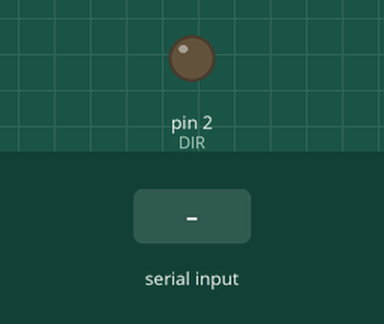
The sketch below on a simulated Arduino Uno, built with avr-gcc and run on an emulated ATmega328P. Shown: output pins drawn as LEDs (lit = HIGH). The inputs (shaded band) are chosen by the test bench. What the sketch prints to the serial monitor is not drawn.

Above: at 1.2 s.
1.3 s: "1" received over the second serial link
Timing chart, 0 to 4.9 s (numbered marks = the images above; inputs shaded):
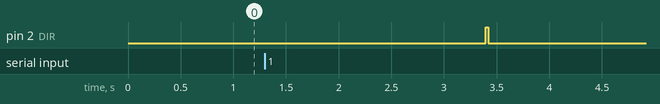

Measured:
- after the input at 1.3 s, pin 2 (DIR): LOW → HIGH after 2.1 s, → LOW 0.02 s later

The sketch:

ex12_rs485_no2_sw_serial.ino
```cpp
/* DÉCIMO SEGUNDO EXEMPLO (COMUNICAÇÃO SERIAL RS-485 COM ARDUINO UNO - ESCRAVO / NÓ 2)
   DANIEL RODRIGUES DE SOUSA 25/10/2019 */

/*
 *    CONFIGURAÇÃO DE PINOS:
 *
 *    ARDUINO UNO --->  MAX485 (OU SIMILARES - VER DATASHEET)
 *
 *        ESCRAVO          MAX485
 *    PINO (FUNÇÃO)     PINO (FUNÇÃO)
 *    3 (SW RX)   <---  1 (RO)
 *    4 (SW TX)   --->  4 (DI)
 *    2 (DIR)     --->  2 (RE) + 3 (DE)
 *
 *    OUTROS PINOS DO MAX485
 *
 *    VCC         --->  8
 *    B           <-->  7  (INSERIR RESISTOR DE 120 OHMS
 *    A           <-->  6   ENTRE PINOS 6 E 7)
 *    GND         --->  5
 *
 */

#include <SoftwareSerial.h>  // Inclui a biblioteca SoftwareSerial para emulação de porta serial via software

#define DIR   2    // Definição do pino de controle de direção (RE/DE) do transceptor MAX485
#define TEMPO 200  // Define o multiplicador de tempo para timeout de recepção (200 x 10 ms = 2000 ms)

SoftwareSerial SoftSerial(3, 4);  // Instancia a porta serial por software nos pinos 3 (RX) e 4 (TX)

String buffer_tmp = "";  // Buffer temporário para armazenar as mensagens recebidas

unsigned long int tempo_atual;  // Armazena o tempo atual do sistema em milissegundos
unsigned long int tempo_10ms;   // Temporizador de referência para base de tempo de 10 ms

unsigned int timeout;  // Contador regressivo para validação do fim de recepção da mensagem
bool flag_timeout;     // Flag indicativa de recepção pendente pela porta serial por software (RS-485)

void setup() {
  pinMode(DIR, OUTPUT);         // Configura o pino de controle de direção do MAX485 como saída
  digitalWrite(DIR, LOW);       // Inicializa o transceptor MAX485 em modo de recepção (LOW)

  SoftSerial.begin(4800);       // Inicializa a comunicação serial por software com taxa de 4800 bps
  SoftSerial.setTimeout(100);   // Configura o tempo limite (timeout) de leitura da SoftSerial em 100 ms

  Serial.begin(9600);           // Inicializa a comunicação serial por hardware (USB) com taxa de 9600 bps
  Serial.setTimeout(100);       // Configura o tempo limite (timeout) de leitura da Serial em 100 ms

  tempo_10ms   = millis();      // Carrega o instante inicial de referência no temporizador de 10 ms
  flag_timeout = 0;             // Inicializa a flag de timeout desativada
}

void loop() {
  if(SoftSerial.available() > 0)          // Verifica se há dados disponíveis na porta serial por software (MAX485)
  {
    buffer_tmp   = SoftSerial.readString();  // Lê a mensagem recebida do barramento RS-485
    timeout      = TEMPO;                    // Carrega o contador de timeout (2000 ms)
    flag_timeout = 1;                        // Sinaliza pendência de resposta pelo barramento RS-485
  }

  tempo_atual = millis();                 // Atualiza o tempo atual do sistema

  if((tempo_atual - tempo_10ms) >= 10)    // Verifica se transcorreu a base de tempo de 10 ms
  {
    tempo_10ms = millis();                // Recarrega o temporizador de 10 ms
    timeout--;                            // Decrementa o contador regressivo de timeout
    if(!timeout)                          // Verifica se o tempo de espera expirou
    {
      if(flag_timeout)                    // Verifica se há mensagem recebida aguardando resposta via RS-485
      {
        flag_timeout = 0;                 // Limpa a flag de sinalização de timeout
        digitalWrite(DIR, HIGH);          // Habilita o transceptor MAX485 em modo de transmissão (HIGH)
        SoftSerial.print("UNO 2 -> ");    // Envia o identificador do nó Uno 2 pelo barramento RS-485
        SoftSerial.print(buffer_tmp);     // Envia o conteúdo da mensagem de resposta pelo barramento RS-485
        SoftSerial.flush();               // Aguarda o esvaziamento completo do buffer de transmissão da SoftSerial
        digitalWrite(DIR, LOW);           // Retorna o transceptor MAX485 para o modo de recepção (LOW)

        Serial.print("UNO 2 -> ");        // Ecoa o identificador do nó Uno 2 no monitor serial local
        Serial.print(buffer_tmp);         // Ecoa o conteúdo da mensagem enviada no monitor serial local
        Serial.flush();                   // Aguarda o esvaziamento completo do buffer da porta serial USB
      }
    }
  }
}
```
